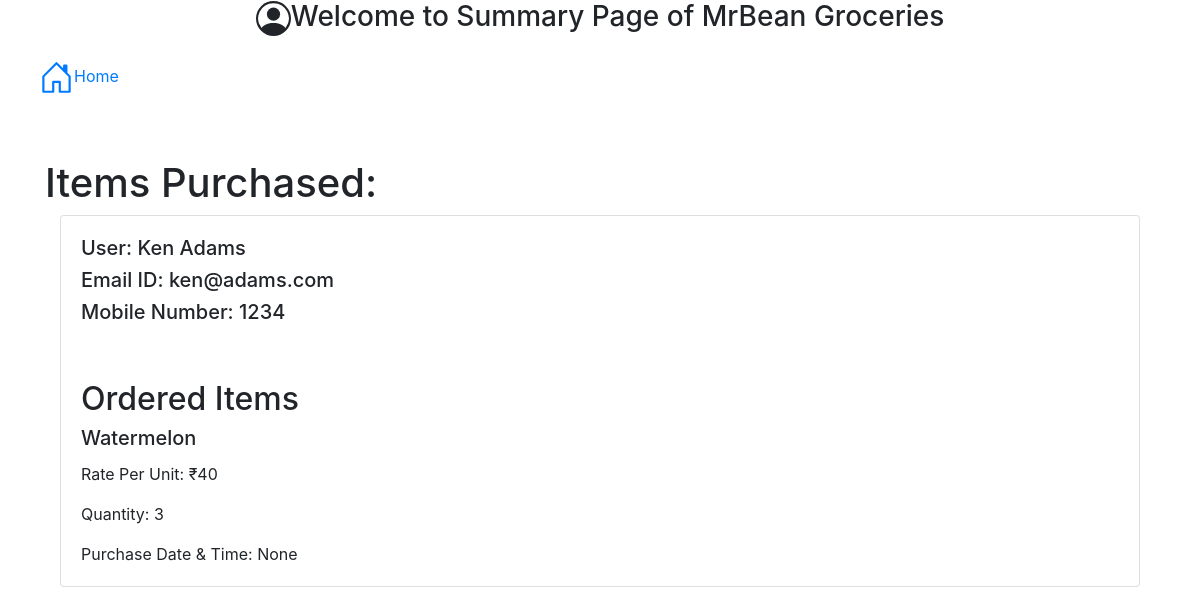
/summary, run on an earlier commit of the app's database.
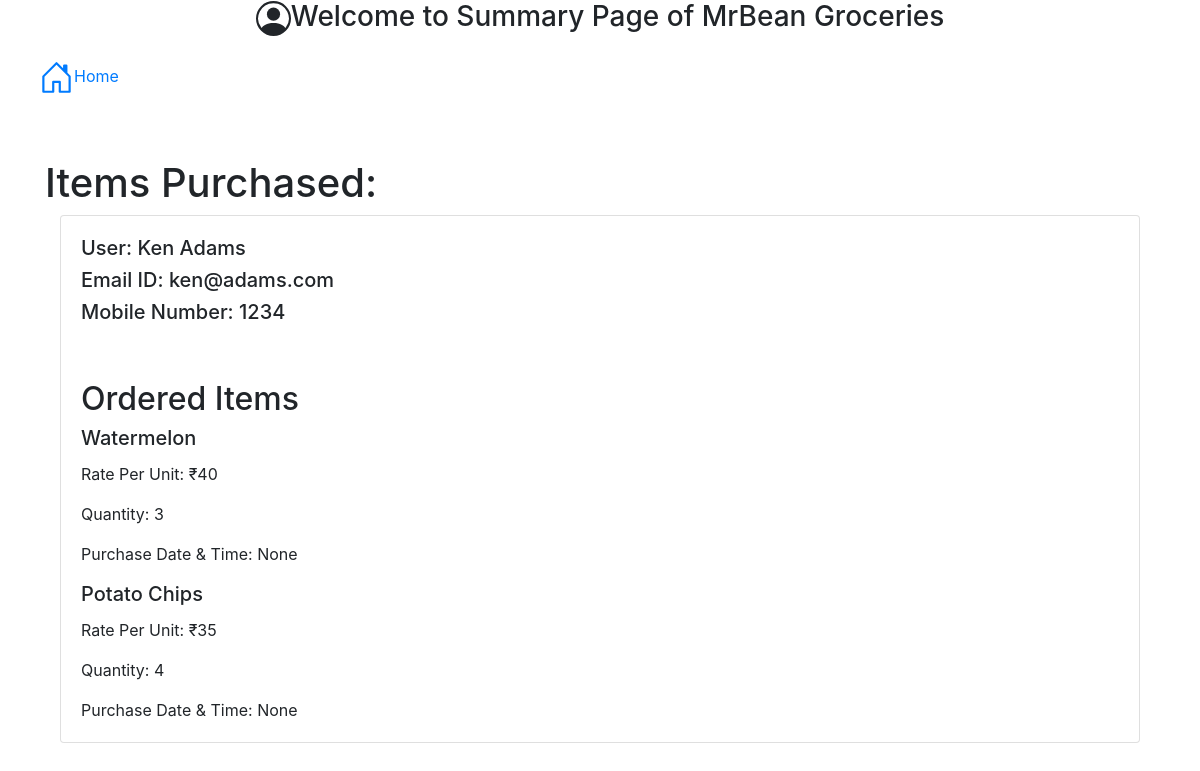
And on a later commit of the database.
### models.py (models this page shows, shortened)
class User(Base):
    __tablename__ = 'users'
    id = Column(Integer, primary_key=True)
    fname = Column(String)
    lname = Column(String)
    mobile = Column(Integer)
    email = Column(String, unique=True)
    password = Column(String)
    role = Column(String)
    carts = relationship("Cart")

class Product(Base):
    __tablename__ = 'products'
    id = Column(Integer, primary_key=True,autoincrement=True)
    name = Column(String)
    manufacture_date = Column(String)
    expiry_date = Column(String)
    rate_per_unit = Column(String)
    category_id = Column(Integer, ForeignKey('categories.id'))
    quantity= Column(Integer)
    profile = relationship("Profile")

class Profile(Base):
    __tablename__ = 'profile'
    id=Column(Integer, primary_key=True)
    user_id = Column(Integer)
    product_id = Column(Integer, ForeignKey("products.id"))
    quantity = Column(Integer)
    date_purchased=Column(String)

### app.py (the view)
@app.route("/summary")
def summary():
    purchaseItems=purchase_items()
    userItems=user_items()
    if len(purchaseItems)!=0:
        return render_template("summary.html", purchase_items=purchaseItems,user_items=userItems, items=True)
    else:
        return render_template("summary.html",items=False)

### models.py (called while the page is built)
def purchase_items():
    result=session.query(Product, Profile).join(Profile).filter(Product.id == Profile.product_id, User.id==Profile.user_id).all()
    return result

def user_items():
    result=session.query(User).filter(User.id==Profile.user_id, User.role=='user').all()
    return result

### templates/summary.html (shortened to what this page needs)
<!DOCTYPE html>
<html lang="en">
<head>
    <link rel="stylesheet" href="https://stackpath.bootstrapcdn.com/bootstrap/4.5.2/css/bootstrap.min.css">
</head>
<body>
<center><h3>
        Welcome to Summary Page of MrBean Groceries</h3></center>
<nav class="navbar navbar-expand-lg bg-body-tertiary">
  <div class="container-fluid">
    <div class="collapse navbar-collapse" id="navbarNavDropdown">
      <ul class="navbar-nav">
        <li class="nav-item">
          <a class="nav-link active" aria-current="page" href="/admin_dashboard">
Home
          </a>
      </ul>
    </div>
  </div>
</nav>
<div class="container mt-5">
    <h1>Items Purchased: </h1>
   {% if items %}
    <div class="col-md-12">
        <div class="card mb-4">
            <div class="card-body">
                <div class="row">
                    {% for user in user_items %}
                        <div class="col-md-4">
                            <h5>User: {{ user.fname }} {{ user.lname }}</h5>
                            <h5>Email ID: {{ user.email }}</h5>
                            <h5>Mobile Number: {{ user.mobile }}</h5><br><br>
                            <h2>Ordered Items</h2>
                            {% for product, profile in purchase_items %}
                                {%  if user.id== profile.user_id %}
                                <h5 class="card-title">{{ product.name }}</h5>
                                <p class="card-text">Rate Per Unit: ₹{{ product.rate_per_unit }}</p>
                                <p class="card-text">Quantity: {{ profile.quantity }}</p>
                                <p class="card-text">Purchase Date & Time: {{ profile.date_purchased }}</p>
                                {%  endif %}
                            {% endfor %}
                        </div>
                    {% endfor %}
                </div>
            </div>
        </div>
    </div>
{% else %}
    <br><h3>No items purchased</h3>
{% endif %}
</div>
</body>
</html>

What changed in the data, as far as the page shows it:
changed User "Ken": gains Product (name "Potato Chips", rate_per_unit "35", quantity "4", date_purchased "None")
